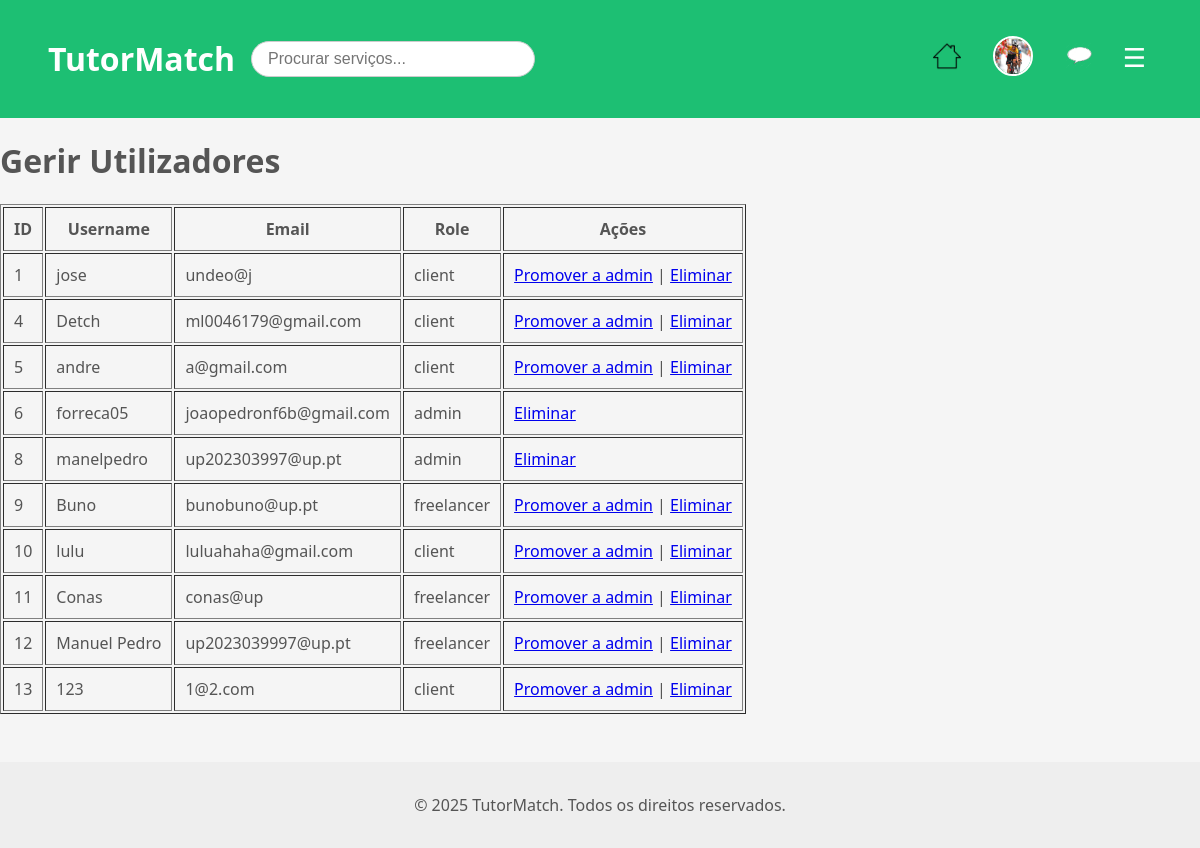
The app's page /pages/manage_users.php (signed in) with its own data.
### tables this page shows
CREATE TABLE users (
            id INTEGER PRIMARY KEY AUTOINCREMENT,
            username TEXT NOT NULL UNIQUE,
            password TEXT NOT NULL,
            email TEXT NOT NULL UNIQUE,
            role TEXT DEFAULT 'client', -- client, freelancer, admin
            name TEXT,
            profile_pic TEXT DEFAULT '../img/default.jpeg' -- Adiciona a coluna profile_pic
        );

### pages/manage_users.php (the view, shortened to what this page needs)
<?php
require_once '../database/db.php';
$stmt = $db->query("SELECT id, username, email, role FROM users");
$users = $stmt->fetchAll();
?>
<?php include_once '../includes/header.php'; ?>
<h1>Gerir Utilizadores</h1>
<table border="1" cellpadding="10">
    <tr>
        <th>ID</th>
        <th>Username</th>
        <th>Email</th>
        <th>Role</th>
        <th>Ações</th>
    </tr>
    <?php foreach ($users as $user): ?>
    <tr>
        <td><?php echo htmlspecialchars($user['id']); ?></td>
        <td><?php echo htmlspecialchars($user['username']); ?></td>
        <td><?php echo htmlspecialchars($user['email']); ?></td>
        <td><?php echo htmlspecialchars($user['role']); ?></td>
        <td>
            <?php if ($user['role'] !== 'admin'): ?>
                <a href="../actions/promote_user.php?id=<?php echo $user['id']; ?>">Promover a admin</a> |
            <?php endif; ?>
            <a href="../actions/delete_user.php?id=<?php echo $user['id']; ?>" onclick="return confirm('Tem a certeza que quer eliminar?')">Eliminar</a>
        </td>
    </tr>
    <?php endforeach; ?>
</table>
<?php include_once '../includes/footer.php'; ?>

### css/main.css (style rules this page uses)
body { font-family: var(--font-main); margin: 0; background-color: var(--color-background); color: var(--color-gray-dark); }

### css/variables.css (style rules this page uses)
:root { --color-primary: #1dbf73; --color-primary-dark: #17a463; --color-primary-light: #18a764; --color-secondary: #0077cc; --color-accent: #ffc107; --color-danger: #ff4d4f; --color-success: #28a745; --color-background: #f5f5f5; --color-white: #fff; --color-gray-light: #fafafa; --color-gray: #ccc; --color-gray-dark: #555; --color-border: #ddd; --color-shadow: 0 4px 8px rgba(0,0,0,0.05); --font-main: 'Segoe UI', Arial, sans-serif; --font-size-base: 16px; --font-size-lg: 1.2rem; --font-size-sm: 0.9rem; --radius-xs: 0.3rem; --radius-sm: 0.5rem; --radius: 1rem; --radius-lg: 1.5rem; --radius-xl: 2rem; --space-xs: 0.3rem; --space-sm: 0.5rem; --space: 1rem; --space-lg: 2rem; }

### css/style.css (style rules this page uses)
body { font-family: var(--font-main); margin: 0; background-color: var(--color-background); color: var(--color-gray-dark); }

### records on screen
users: id "1", username "jose", email "undeo@j", role "client"
users: id "4", username "Detch", email "ml0046179@gmail.com", role "client"
users: id "5", username "andre", email "a@gmail.com", role "client"
users: id "6", username "forreca05", email "joaopedronf6b@gmail.com", role "admin"
users: id "8", username "manelpedro", email "up202303997@up.pt", role "admin"
users: id "9", username "Buno", email "bunobuno@up.pt", role "freelancer"
users: id "10", username "lulu", email "luluahaha@gmail.com", role "client"
users: id "11", username "Conas", email "conas@up", role "freelancer"
users: id "12", username "Manuel Pedro", email "up2023039997@up.pt", role "freelancer"
users: id "13", username "123", email "1@2.com", role "client"
